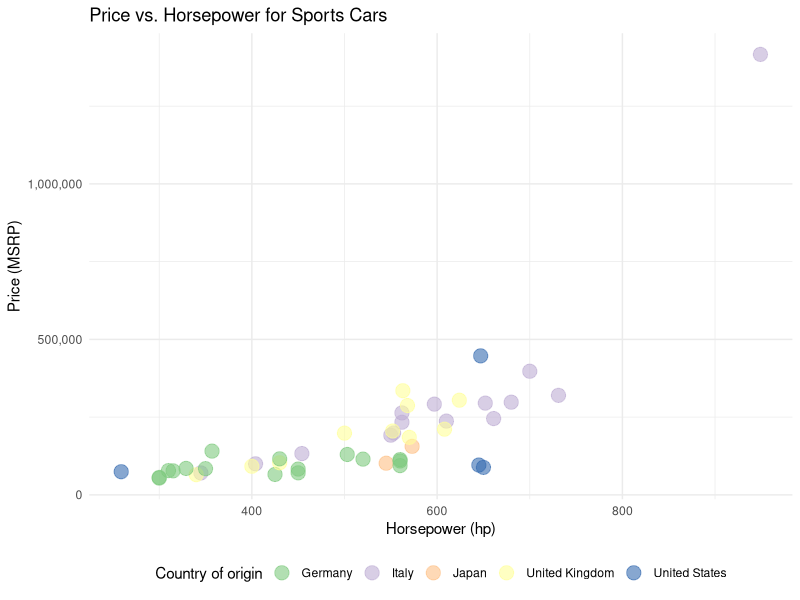

Generate this figure with R:
library(ggplot2)
library(readr)

gtcars <- read_csv("gtcars.csv")

plot <- ggplot(gtcars, aes(x = hp, y = msrp, color = ctry_origin)) +
  geom_point(size = 4.5, alpha = 0.6) +
  scale_color_brewer(palette = "Accent") +
  scale_y_continuous(labels = scales::comma) +
  labs(
    title = "Price vs. Horsepower for Sports Cars",
    x = "Horsepower (hp)",
    y = "Price (MSRP)",
    color = "Country of origin"
  ) +
  theme_minimal() +
  theme(legend.position = "bottom")

ggsave("plot.png", plot, width = 8, height = 5, dpi = 150)
